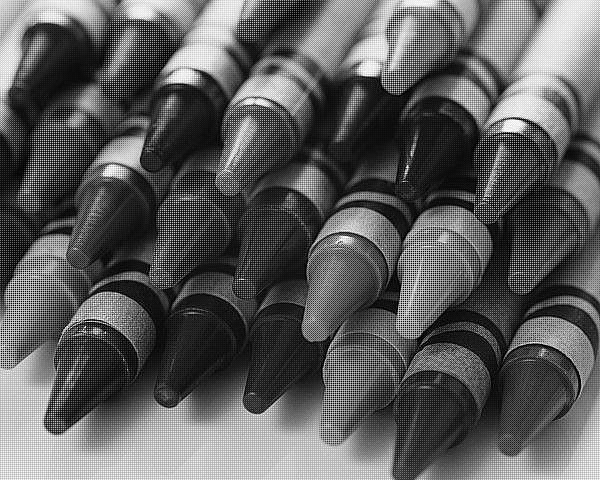
%> input picture jlchen2-HW2/P2/P2-crayons-raw.bmp, 600 x 480 px
$ octave main_P2.m   (GNU Octave 9; MATLAB toolbox functions it lacks are replaced by stand-ins)
%> lines starting %> are read from the running program, lines starting %| are printed output that depends on the picture
%> further down, img1 is the input picture: size 480x600 uint8; min 0, max 255, mean 92.4
### jlchen2-HW2/P2/mydemosaic.m
function J = mydemosaic (I)

    redPixel = uint8([1 0; 0 0]);
    fun = @(block_struct) ...
        block_struct.data .* redPixel;
    R = blockproc(I, [2 2], fun);

    greenPixel = uint8([0 1; 1 0]);
    fun = @(block_struct) ...
        block_struct.data .* greenPixel;
    G = blockproc(I, [2 2], fun);

    bluePixel = uint8([0 0; 0 1]);
    fun = @(block_struct) ...
        block_struct.data .* bluePixel;
    B = blockproc(I, [2 2], fun);

    R1 = imfilter(R,[1 0 1; 0 0 0; 1 0 1]/4);
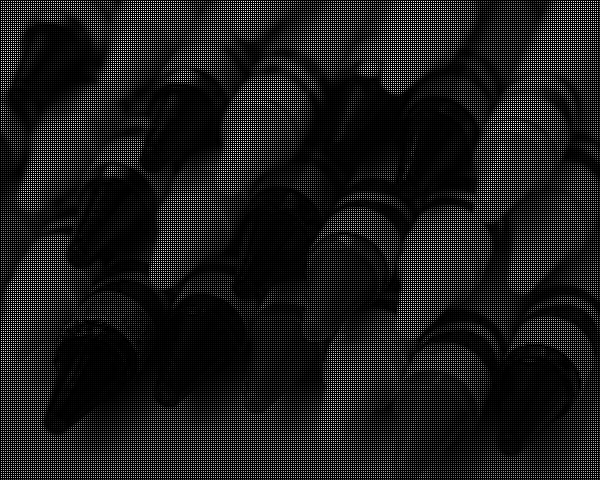
%> R1: size 480x600 uint8; min 0, max 255, mean 27.2
    R2 = imfilter(R+R1,[0 1 0; 1 0 1; 0 1 0]/4);
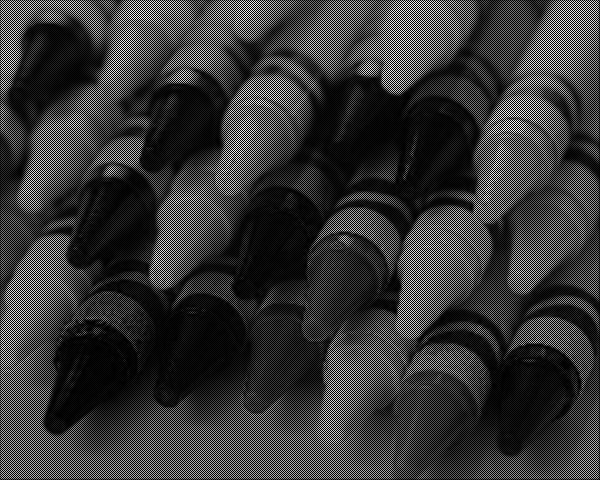
%> R2: size 480x600 uint8; min 0, max 255, mean 54.5
    RFinal = R + R1 + R2;
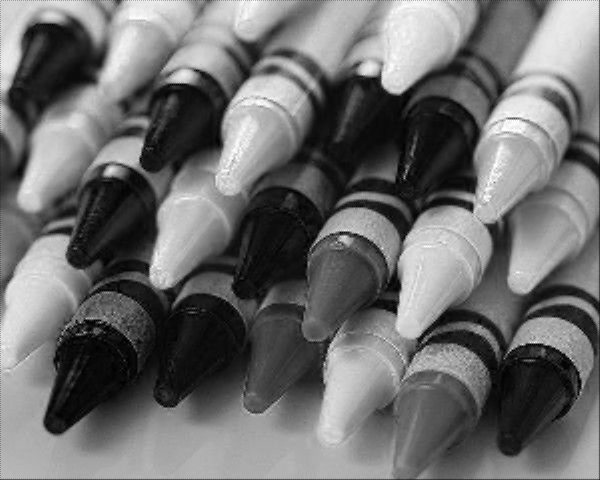
%> RFinal: size 480x600 uint8; min 0, max 255, mean 109

    GFinal = G + imfilter(G, [0 1 0; 1 0 1; 0 1 0]/4);

    B1 = imfilter(B,[1 0 1; 0 0 0; 1 0 1]/4);
    B2 = imfilter(B+B1,[0 1 0; 1 0 1; 0 1 0]/4);
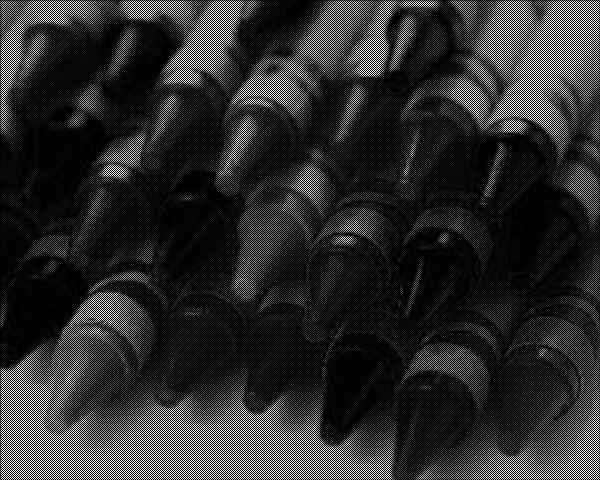
%> B2: size 480x600 uint8; min 0, max 255, mean 43.5
    BFinal = B + B1 + B2;
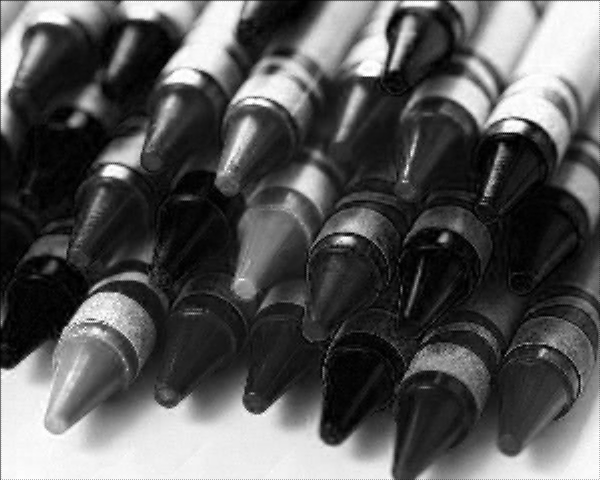
%> BFinal: size 480x600 uint8; min 0, max 255, mean 87.1

    J = cat (3, RFinal, GFinal, BFinal);
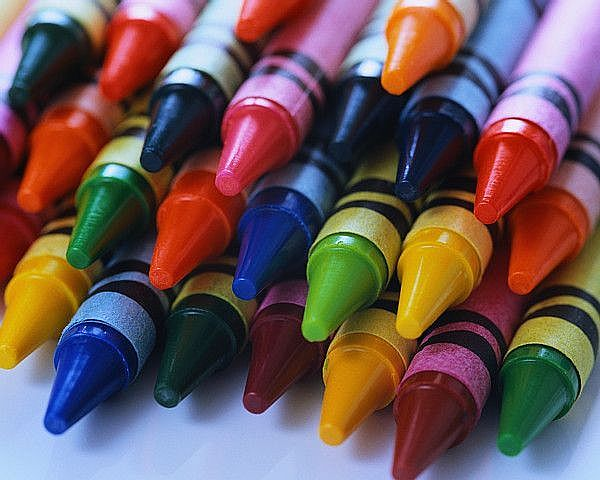
%> input picture jlchen2-HW2/P2/P2-crayons.jpg, 600 x 480 px
%> further down, errorImg1 is the input picture: size 480x600x3 uint8; mean R, G, B 109.2, 86.5, 87.5
end

### jlchen2-HW2/P2/myerrorimage.m
function K = myerrorimage (I, J)
    % Uncomment the following line for the Union image
    % I = imrotate(I, 90);

    IR = I(:,:,1);
    IG = I(:,:,2);
    IB = I(:,:,3);

    JR = J(:,:,1);
    JG = J(:,:,2);
    JB = J(:,:,3);

    R = (IR - JR).^2;
    G = (IG - JG).^2;
    B = (IB - JB).^2;

    errorI = cat (3, R, G, B);
    errorI = rgb2gray(errorI);
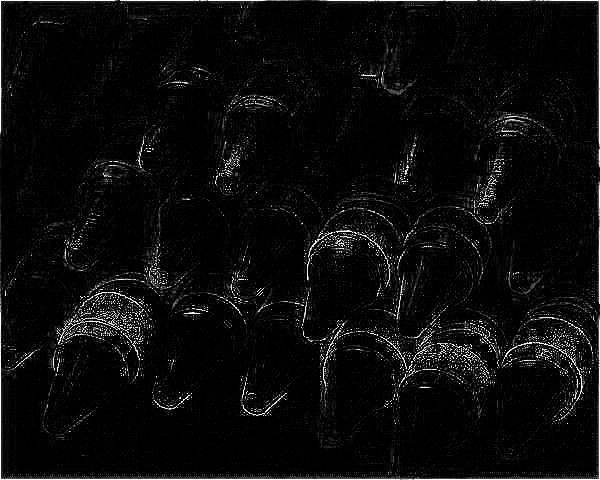
%> errorI: size 480x600 uint8; min 0, max 255, mean 10.9
    figure
    imshow(errorI);

    K = errorI;
end

### jlchen2-HW2/P2/main_P2.m
clear;

img1 = imread('P2-crayons-raw.bmp');
J1 = mydemosaic(img1);
imwrite(J1, 'P2-crayons-demosaic.jpg', 'jpg');

errorImg1 = imread('P2-crayons.jpg');
errorImg2 = imread('P2-crayons-demosaic.jpg');
J2 = myerrorimage(errorImg1, errorImg2);
imwrite(J2, 'P2-crayons-error.jpg', 'jpg');

% [5 lines of commented-out code are left out]
